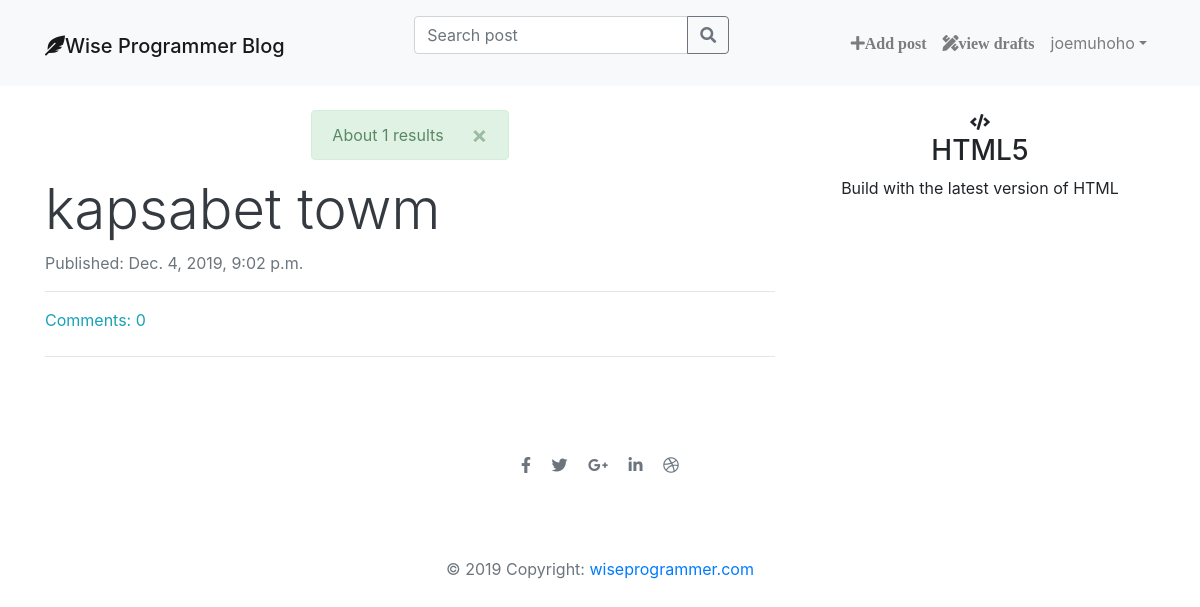
Page /post/search/ (signed in) on the earlier database version.
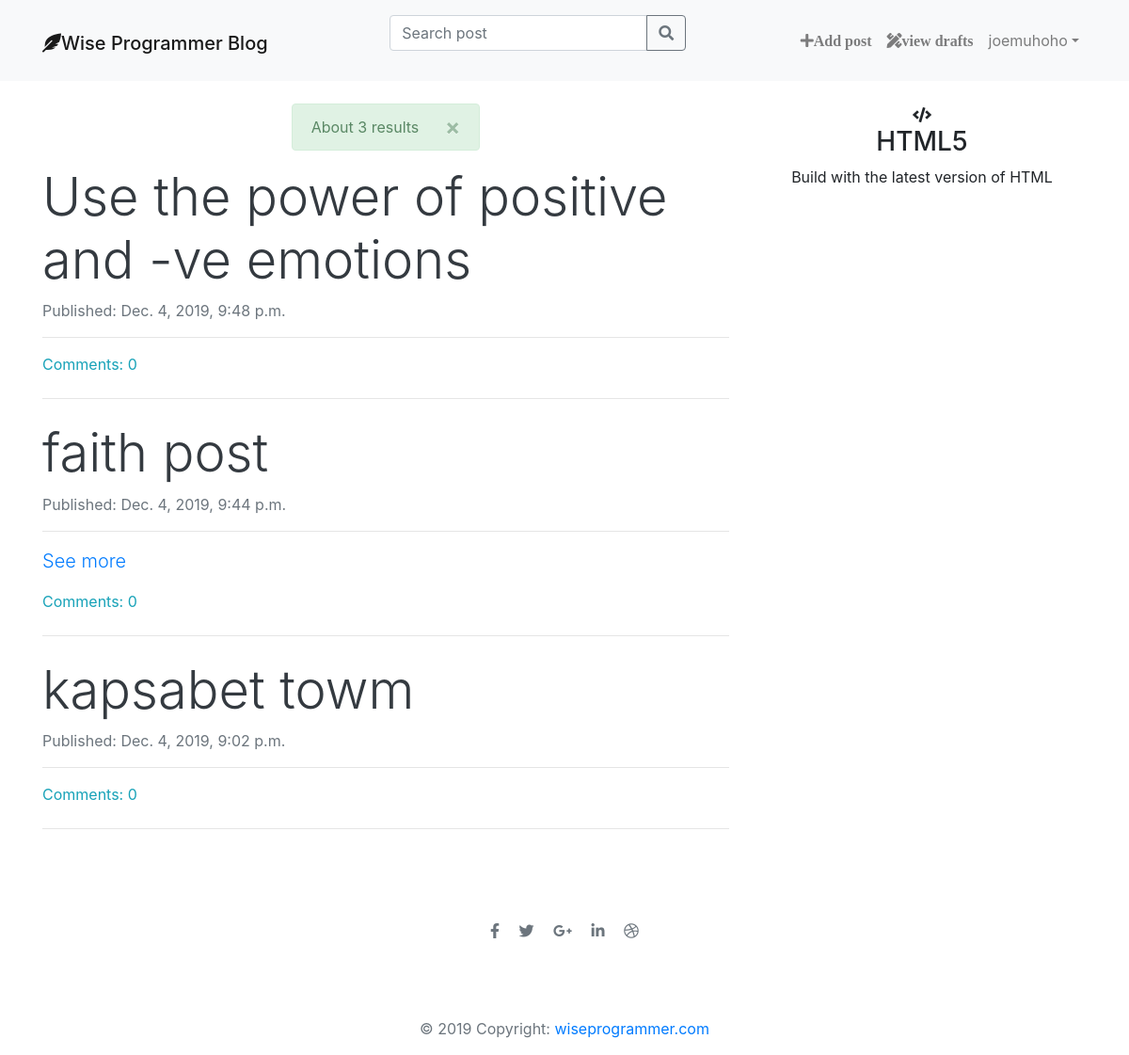
Same page on the later database version.
### blog/models.py (models this page shows, shortened)
class Post(models.Model):
    author = models.ForeignKey('auth.User', on_delete=models.CASCADE)
    title = models.CharField(max_length=10000)
    text = models.TextField()
    created_date = models.DateTimeField(default=timezone.now)
    published_date = models.DateTimeField(blank=True, null=True)
    edited_date = models.DateTimeField(blank=True, null=True)
    def approved_comments(self):
        return self.comments.filter(approved=True)
    def __str__(self):
        return self.title

### blog/views.py (the view)
# urls.py: path('post/search/', views.search, name='search'),
def search(request):
    user_query = str(request.GET.get('query', ''))
    search_result = Post.objects.filter(
        title__contains=user_query).order_by('-published_date')
    posts = search_result
    print(search_result)
    if search_result.count() == 0:
        posts = Post.objects.filter(
            published_date__lte=timezone.now()).order_by('-published_date')
        stuff_for_frontend = {'posts': posts}
        messages.warning(request, 'Results containing ' +
                         user_query + ' Not found, Sorry!')
        return render(request, 'blog/post_list.html', stuff_for_frontend)
    else:
        stuff_for_frontend = {'posts': posts}
        post_found = str(search_result.count())
        messages.success(request, 'About '+post_found+' results ')
        return render(request, 'blog/post_list.html', stuff_for_frontend)

### blog/templatetags/markdownify.py (called while the page is built)
@register.filter
def markdown(value):
    renderer = HighlightRenderer()
    markdown = mistune.Markdown(renderer=renderer)
    return markdown(value)

### blog/templates/blog/post_list.html (shortened to what this page needs)
{% extends 'blog/base.html' %}
{% load markdownify %}
{% block mainnav %}
    {% include "navbar.html" %}
{% endblock %}
{% block content%}
<div class="col-xs-12 col-sm-10 col-md-8">
{% include "message.html" %}
  {% if not posts %}
  <div class="text-center text-muted my-4">
    <i class="fas fa-sad-tear fa-8x"></i>
    <h1 class="display-4 ">Sorry no posts.</h1>
    <a class="btn btn-outline-secondary" href="{% url 'post_new' %}">Add post</a>
  </div>
  <hr class="my-4">
  {% else %}
  {% for post in posts %}
<a class="text-decoration-none text-dark" href="{% url 'post_detail' pk=post.pk %}"><h1 class="display-4">{{ post.title }}</h1></a>
  <p class="text-muted"> Published: {{ post.published_date }}</p>
  <hr>
  <p class="lead" id="post_body" value="{{ post.text}}">
    {% if post.text|length > 200 %}
    <a href="{%url 'post_detail' pk=post.pk%}">See more</a>
  {% endif %}
  </p>
  <a class="text-info" href="{% url 'post_detail' pk=post.pk%}">Comments: {{ post.approved_comments.count }}</a>
<hr class="my-4">
  {% endfor %}
  {% endif %}
</div>
<div class="col-xs-12 col-sm-6 col-md-4 text-center">
  <i class="fas fa-code"></i>
    <h3>HTML5</h3>
    <P>Build with the latest version of HTML</P>
  </div>
</div>
{% endblock %}

Differences in the rows shown:
added Post: title "Use the power of positive and -ve emotions", published_date "Dec. 4, 2019, 9:48 p.m.", approved_comments.count "0"
added Post: title "faith post", published_date "Dec. 4, 2019, 9:44 p.m.", shows "See more", approved_comments.count "0"
Other differences:
new list line: "× About 3 results"
list line gone: "× About 1 results"
